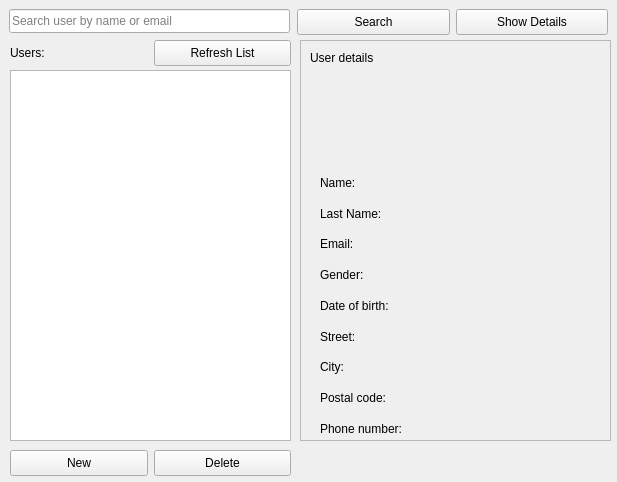
<?xml version="1.0" encoding="UTF-8"?>
<ui version="4.0">
 <class>MainWindow</class>
 <widget class="QMainWindow" name="MainWindow">
  <property name="windowModality">
   <enum>Qt::NonModal</enum>
  </property>
  <property name="enabled">
   <bool>true</bool>
  </property>
  <property name="geometry">
   <rect>
    <x>0</x>
    <y>0</y>
    <width>617</width>
    <height>482</height>
   </rect>
  </property>
  <property name="sizePolicy">
   <sizepolicy hsizetype="Fixed" vsizetype="Fixed">
    <horstretch>0</horstretch>
    <verstretch>0</verstretch>
   </sizepolicy>
  </property>
  <property name="minimumSize">
   <size>
    <width>617</width>
    <height>482</height>
   </size>
  </property>
  <property name="maximumSize">
   <size>
    <width>617</width>
    <height>482</height>
   </size>
  </property>
  <property name="windowTitle">
   <string>Marko Mitrovic</string>
  </property>
  <widget class="QWidget" name="centralwidget">
   <widget class="QListWidget" name="listWidget">
    <property name="geometry">
     <rect>
      <x>10</x>
      <y>70</y>
      <width>281</width>
      <height>371</height>
     </rect>
    </property>
    <property name="sizePolicy">
     <sizepolicy hsizetype="Expanding" vsizetype="Preferred">
      <horstretch>0</horstretch>
      <verstretch>0</verstretch>
     </sizepolicy>
    </property>
   </widget>
   <widget class="QFrame" name="frame">
    <property name="geometry">
     <rect>
      <x>300</x>
      <y>40</y>
      <width>311</width>
      <height>401</height>
     </rect>
    </property>
    <property name="frameShape">
     <enum>QFrame::StyledPanel</enum>
    </property>
    <property name="frameShadow">
     <enum>QFrame::Raised</enum>
    </property>
    <widget class="QLabel" name="ImgLabel">
     <property name="geometry">
      <rect>
       <x>110</x>
       <y>10</y>
       <width>81</width>
       <height>101</height>
      </rect>
     </property>
     <property name="text">
      <string/>
     </property>
    </widget>
    <widget class="QLabel" name="label_4">
     <property name="geometry">
      <rect>
       <x>10</x>
       <y>10</y>
       <width>63</width>
       <height>16</height>
      </rect>
     </property>
     <property name="text">
      <string>User details:</string>
     </property>
    </widget>
    <widget class="QWidget" name="">
     <property name="geometry">
      <rect>
       <x>20</x>
       <y>130</y>
       <width>291</width>
       <height>271</height>
      </rect>
     </property>
     <layout class="QHBoxLayout" name="horizontalLayout_4">
      <item>
       <layout class="QVBoxLayout" name="verticalLayout_2">
        <item>
         <widget class="QLabel" name="labelStreet">
          <property name="text">
           <string>Name:</string>
          </property>
         </widget>
        </item>
        <item>
         <widget class="QLabel" name="labelName">
          <property name="text">
           <string>Last Name:</string>
          </property>
         </widget>
        </item>
        <item>
         <widget class="QLabel" name="labelPost">
          <property name="text">
           <string>Email:</string>
          </property>
         </widget>
        </item>
        <item>
         <widget class="QLabel" name="labelLastName">
          <property name="text">
           <string>Gender:</string>
          </property>
         </widget>
        </item>
        <item>
         <widget class="QLabel" name="labelDoB">
          <property name="text">
           <string>Date of birth:</string>
          </property>
         </widget>
        </item>
        <item>
         <widget class="QLabel" name="labelPhone">
          <property name="text">
           <string>Street:</string>
          </property>
         </widget>
        </item>
        <item>
         <widget class="QLabel" name="labelMail">
          <property name="text">
           <string>City:</string>
          </property>
         </widget>
        </item>
        <item>
         <widget class="QLabel" name="labelCity">
          <property name="text">
           <string>Postal code:</string>
          </property>
         </widget>
        </item>
        <item>
         <widget class="QLabel" name="labelGender">
          <property name="text">
           <string>Phone number:</string>
          </property>
         </widget>
        </item>
       </layout>
      </item>
      <item>
       <layout class="QVBoxLayout" name="verticalLayout_3">
        <item>
         <widget class="QLabel" name="clabelName">
          <property name="text">
           <string/>
          </property>
         </widget>
        </item>
        <item>
         <widget class="QLabel" name="clabelLastName">
          <property name="text">
           <string/>
          </property>
         </widget>
        </item>
        <item>
         <widget class="QLabel" name="clabelEmail">
          <property name="text">
           <string/>
          </property>
         </widget>
        </item>
        <item>
         <widget class="QLabel" name="clabelGender">
          <property name="text">
           <string/>
          </property>
         </widget>
        </item>
        <item>
         <widget class="QLabel" name="clabelDoB">
          <property name="text">
           <string/>
          </property>
         </widget>
        </item>
        <item>
         <widget class="QLabel" name="clabelStreet">
          <property name="text">
           <string/>
          </property>
         </widget>
        </item>
        <item>
         <widget class="QLabel" name="clabelCity">
          <property name="text">
           <string/>
          </property>
         </widget>
        </item>
        <item>
         <widget class="QLabel" name="clabelPost">
          <property name="text">
           <string/>
          </property>
         </widget>
        </item>
        <item>
         <widget class="QLabel" name="clabelPhone">
          <property name="text">
           <string/>
          </property>
         </widget>
        </item>
       </layout>
      </item>
     </layout>
    </widget>
   </widget>
   <widget class="QWidget" name="layoutWidget">
    <property name="geometry">
     <rect>
      <x>10</x>
      <y>450</y>
      <width>281</width>
      <height>26</height>
     </rect>
    </property>
    <layout class="QHBoxLayout" name="horizontalLayout_3">
     <item>
      <widget class="QPushButton" name="newButton">
       <property name="sizePolicy">
        <sizepolicy hsizetype="Minimum" vsizetype="Preferred">
         <horstretch>0</horstretch>
         <verstretch>0</verstretch>
        </sizepolicy>
       </property>
       <property name="text">
        <string>New</string>
       </property>
      </widget>
     </item>
     <item>
      <widget class="QPushButton" name="deleteButton">
       <property name="sizePolicy">
        <sizepolicy hsizetype="Minimum" vsizetype="Preferred">
         <horstretch>0</horstretch>
         <verstretch>0</verstretch>
        </sizepolicy>
       </property>
       <property name="text">
        <string>Delete</string>
       </property>
      </widget>
     </item>
    </layout>
   </widget>
   <widget class="QWidget" name="layoutWidget">
    <property name="geometry">
     <rect>
      <x>297</x>
      <y>9</y>
      <width>311</width>
      <height>26</height>
     </rect>
    </property>
    <layout class="QHBoxLayout" name="horizontalLayout_2">
     <item>
      <widget class="QPushButton" name="searchButton">
       <property name="sizePolicy">
        <sizepolicy hsizetype="Minimum" vsizetype="Preferred">
         <horstretch>0</horstretch>
         <verstretch>0</verstretch>
        </sizepolicy>
       </property>
       <property name="text">
        <string>Search</string>
       </property>
      </widget>
     </item>
     <item>
      <widget class="QPushButton" name="showDetailsButton">
       <property name="sizePolicy">
        <sizepolicy hsizetype="Minimum" vsizetype="Preferred">
         <horstretch>0</horstretch>
         <verstretch>0</verstretch>
        </sizepolicy>
       </property>
       <property name="text">
        <string>Show Details</string>
       </property>
      </widget>
     </item>
    </layout>
   </widget>
   <widget class="QWidget" name="layoutWidget">
    <property name="geometry">
     <rect>
      <x>10</x>
      <y>40</y>
      <width>281</width>
      <height>26</height>
     </rect>
    </property>
    <layout class="QHBoxLayout" name="horizontalLayout">
     <item>
      <widget class="QLabel" name="labelUsers">
       <property name="text">
        <string>Users:</string>
       </property>
      </widget>
     </item>
     <item>
      <widget class="QPushButton" name="refreshButton">
       <property name="sizePolicy">
        <sizepolicy hsizetype="Minimum" vsizetype="Preferred">
         <horstretch>0</horstretch>
         <verstretch>0</verstretch>
        </sizepolicy>
       </property>
       <property name="text">
        <string>Refresh List</string>
       </property>
      </widget>
     </item>
    </layout>
   </widget>
   <widget class="QLineEdit" name="searchLineEdit">
    <property name="geometry">
     <rect>
      <x>9</x>
      <y>9</y>
      <width>281</width>
      <height>24</height>
     </rect>
    </property>
    <property name="sizePolicy">
     <sizepolicy hsizetype="Expanding" vsizetype="Preferred">
      <horstretch>0</horstretch>
      <verstretch>0</verstretch>
     </sizepolicy>
    </property>
    <property name="placeholderText">
     <string>Search user by name or email</string>
    </property>
   </widget>
  </widget>
 </widget>
 <resources/>
 <connections/>
</ui>
